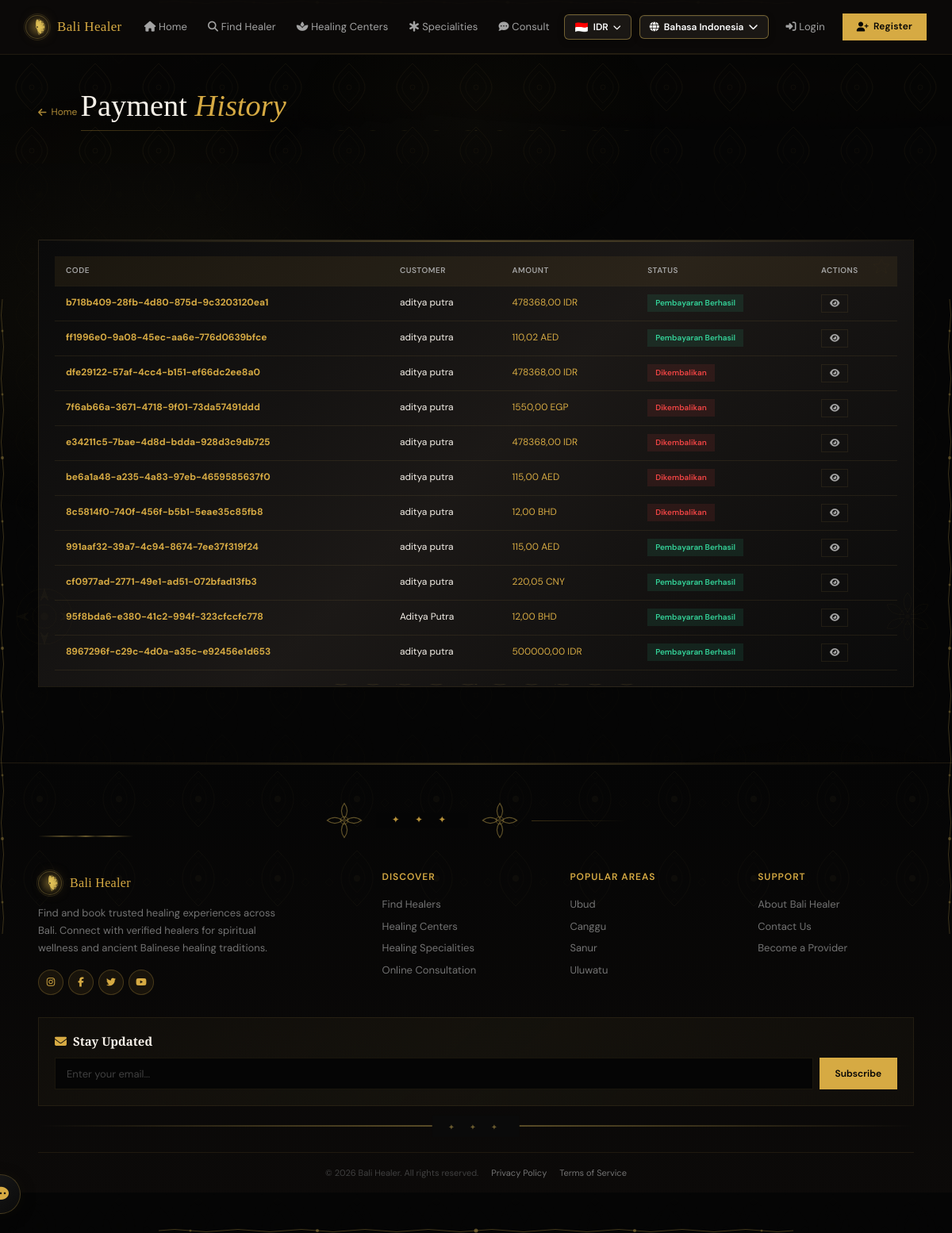
The app's page /id/payments/ with its own data.
### payments/models.py (models this page shows, shortened)
class Payment(models.Model):
    PAYMENT_STATUS_CHOICES = [
        ('pending', 'Menunggu Pembayaran'),
        ('processing', 'Sedang Diproses'),
        ('success', 'Pembayaran Berhasil'),
        ('held', 'Dana Ditahan (Escrow)'),
        ('released', 'Dana Dirilis ke Healer'),
        ('failed', 'Gagal'),
        ('refunded', 'Dikembalikan'),
        ('expired', 'Kadaluarsa'),
    ]
    VALID_PAYMENT_TRANSITIONS = {
        'pending': ['processing', 'success', 'failed', 'expired'],
        'processing': ['success', 'failed'],
        'success': ['held', 'refunded'],
        'held': ['released', 'refunded'],
        'released': [],
        'failed': [],
        'refunded': [],
        'expired': [],
    }
    booking = models.OneToOneField(Booking, on_delete=models.CASCADE, related_name='payment')
    payment_code = models.CharField(max_length=40, unique=True, blank=True)
    payment_method = models.ForeignKey(PaymentMethod, on_delete=models.SET_NULL, null=True)
    amount_idr = models.DecimalField(max_digits=12, decimal_places=2)
    currency = models.ForeignKey(Currency, on_delete=models.SET_NULL, null=True)
    amount_converted = models.DecimalField(max_digits=12, decimal_places=2, default=0)
    exchange_rate = models.DecimalField(max_digits=15, decimal_places=6, default=1.0)
    status = models.CharField(max_length=20, choices=PAYMENT_STATUS_CHOICES, default='pending', db_index=True)
    paid_at = models.DateTimeField(null=True, blank=True)
    held_at = models.DateTimeField(null=True, blank=True)
    released_at = models.DateTimeField(null=True, blank=True)
    refunded_at = models.DateTimeField(null=True, blank=True)
    refund_reason = models.TextField(blank=True)
    notes = models.TextField(blank=True)
    proof_image = models.ImageField(upload_to='payment_proofs/', blank=True, null=True,
        help_text='Bukti pembayaran berupa screenshot/struk transfer')
    proof_note = models.TextField(blank=True, verbose_name='Catatan bukti pembayaran')
    proof_uploaded_at = models.DateTimeField(null=True, blank=True, verbose_name='Waktu unggah bukti')
    created_at = models.DateTimeField(auto_now_add=True)
    updated_at = models.DateTimeField(auto_now=True)
    class Meta:
        ordering = ['-created_at']

class Currency(models.Model):
    code = models.CharField(max_length=10, unique=True)
    name = models.CharField(max_length=100)
    symbol = models.CharField(max_length=10)
    rate_to_idr = models.DecimalField(max_digits=15, decimal_places=6, default=1.0,
        help_text='Kurs terhadap 1 IDR')
    is_active = models.BooleanField(default=True)
    updated_at = models.DateTimeField(auto_now=True)
    class Meta:
        verbose_name_plural = 'Currencies'
        ordering = ['code']

### bookings/models.py (models this page shows, shortened)
class Booking(models.Model):
    STATUS_CHOICES = [
        ('pending_payment', 'Menunggu Pembayaran'),
        ('pending_confirm', 'Menunggu Konfirmasi Healer'),
        ('confirmed', 'Dikonfirmasi'),
        ('in_progress', 'Sedang Dikerjakan'),
        ('completed', 'Selesai'),
        ('cancelled', 'Dibatalkan'),
        ('expired', 'Kadaluarsa'),
        ('refunded', 'Dikembalikan'),
    ]
    VALID_TRANSITIONS = {
        'pending_payment': ['pending_confirm', 'cancelled', 'expired'],
        'pending_confirm': ['confirmed', 'cancelled', 'refunded'],
        'confirmed': ['in_progress', 'cancelled', 'refunded'],
        'in_progress': ['completed', 'refunded'],
        'completed': [],
        'cancelled': [],
        'expired': [],
        'refunded': [],
    }
    booking_code = models.CharField(max_length=40, unique=True, blank=True)
    healer = models.ForeignKey(Healer, on_delete=models.CASCADE, related_name='bookings')
    customer = models.ForeignKey(User, on_delete=models.SET_NULL, null=True, blank=True, related_name='bookings')
    customer_name = models.CharField(max_length=200)
    customer_email = models.EmailField()
    customer_phone = models.CharField(max_length=20)
    service_type = models.CharField(max_length=200)
    service_price_idr = models.DecimalField(max_digits=12, decimal_places=2, default=0)
    booking_date = models.DateField()
    booking_time = models.TimeField()
    notes = models.TextField(blank=True)
    total_price_idr = models.DecimalField(max_digits=12, decimal_places=2, default=0)
    currency = models.CharField(max_length=10, default='IDR')
    total_price_converted = models.DecimalField(max_digits=12, decimal_places=2, default=0)
    status = models.CharField(max_length=20, choices=STATUS_CHOICES, default='pending_payment', db_index=True)
    confirmed_at = models.DateTimeField(null=True, blank=True)
    started_at = models.DateTimeField(null=True, blank=True)
    completed_at = models.DateTimeField(null=True, blank=True)
    cancelled_at = models.DateTimeField(null=True, blank=True)
    cancel_reason = models.TextField(blank=True)
    created_at = models.DateTimeField(auto_now_add=True)
    updated_at = models.DateTimeField(auto_now=True)
    class Meta:
        ordering = ['-created_at']

### payments/views.py (the view)
# urls.py: path('payments/', views.payment_history, name='payment_history'),
def payment_history(request):
    payments = Payment.objects.select_related(
        'booking', 'currency', 'payment_method'
    ).order_by('-created_at')[:20]
    return render(request, 'payment_history.html', {'payments': payments})

### accounts/context_processors.py (called while the page is built)
def notification_context(request):
    if request.user.is_authenticated:
        unread_count = Notification.objects.filter(user=request.user, is_read=False).count()
        return {'global_unread_notifications': unread_count}
    return {'global_unread_notifications': 0}

### templates/payment_history.html (shortened to what this page needs)
{% extends 'base.html' %}
{% load static %}
{% load i18n %}
{% block content %}
<div class="page-header">
    <div class="container">
        <a href="{% url 'home' %}" class="back-link"><i class="fas fa-arrow-left"></i> {% trans "Home" %}</a>
        <div style="position:relative;display:inline-block">
            <h1>{% trans "Payment" %} <em>{% trans "History" %}</em></h1>
            <div style="height:1px;background:linear-gradient(90deg,var(--gold),transparent);margin-top:8px;opacity:0.3"></div>
        </div>
    </div>
</div>
<section class="section" data-reveal>
    <div class="container">
        <div class="card">
            <div class="card-body">
                {% if payments %}
                <div class="table-container">
                    <table class="data-table">
                        <thead>
                            <tr><th>{% trans "Code" %}</th><th>{% trans "Customer" %}</th><th>{% trans "Amount" %}</th><th>{% trans "Status" %}</th><th>{% trans "Actions" %}</th></tr>
                        </thead>
                        <tbody>
                            {% for p in payments %}
                            <tr>
                                <td><strong style="color:var(--gold);font-weight:700">{{ p.payment_code }}</strong></td>
                                <td style="color:var(--fg)">{{ p.booking.customer_name }}</td>
                                <td style="color:var(--gold)">{{ p.amount_converted|floatformat:2 }} {{ p.currency.code|default:"IDR" }}</td>
                                <td><span class="status-badge status-{{ p.status }}">{{ p.get_status_display }}</span></td>
                                <td><a href="{% url 'payment_detail' p.payment_code %}" class="btn btn-sm btn-outline"><i class="fas fa-eye"></i></a></td>
                            </tr>
                            {% endfor %}
                        </tbody>
                    </table>
                </div>
                {% else %}
                <div class="empty-state">
                    <i class="fas fa-receipt"></i>
                    <h3>{% trans "No Payments Yet" %}</h3>
                    <p>{% trans "Payment history will appear here." %}</p>
                </div>
                {% endif %}
            </div>
        </div>
    </div>
</section>
{% endblock %}

### records on screen
Payment: payment_code "b718b409-28fb-4d80-875d-9c3203120ea1", booking.customer_name "aditya putra", amount_converted "478368,00", currency.code "IDR", status "Pembayaran Berhasil"
Payment: payment_code "ff1996e0-9a08-45ec-aa6e-776d0639bfce", booking.customer_name "aditya putra", amount_converted "110,02", currency.code "AED", status "Pembayaran Berhasil"
Payment: payment_code "dfe29122-57af-4cc4-b151-ef66dc2ee8a0", booking.customer_name "aditya putra", amount_converted "478368,00", currency.code "IDR", status "Dikembalikan"
Payment: payment_code "7f6ab66a-3671-4718-9f01-73da57491ddd", booking.customer_name "aditya putra", amount_converted "1550,00", currency.code "EGP", status "Dikembalikan"
Payment: payment_code "e34211c5-7bae-4d8d-bdda-928d3c9db725", booking.customer_name "aditya putra", amount_converted "478368,00", currency.code "IDR", status "Dikembalikan"
Payment: payment_code "be6a1a48-a235-4a83-97eb-4659585637f0", booking.customer_name "aditya putra", amount_converted "115,00", currency.code "AED", status "Dikembalikan"
Payment: payment_code "8c5814f0-740f-456f-b5b1-5eae35c85fb8", booking.customer_name "aditya putra", amount_converted "12,00", currency.code "BHD", status "Dikembalikan"
Payment: payment_code "991aaf32-39a7-4c94-8674-7ee37f319f24", booking.customer_name "aditya putra", amount_converted "115,00", currency.code "AED", status "Pembayaran Berhasil"
Payment: payment_code "cf0977ad-2771-49e1-ad51-072bfad13fb3", booking.customer_name "aditya putra", amount_converted "220,05", currency.code "CNY", status "Pembayaran Berhasil"
Payment: payment_code "95f8bda6-e380-41c2-994f-323cfccfc778", booking.customer_name "Aditya Putra", amount_converted "12,00", currency.code "BHD", status "Pembayaran Berhasil"
Payment: payment_code "8967296f-c29c-4d0a-a35c-e92456e1d653", booking.customer_name "aditya putra", amount_converted "500000,00", currency.code "IDR", status "Pembayaran Berhasil"

### other values on screen
{{ lang.name_local }} "Bahasa Indonesia"
